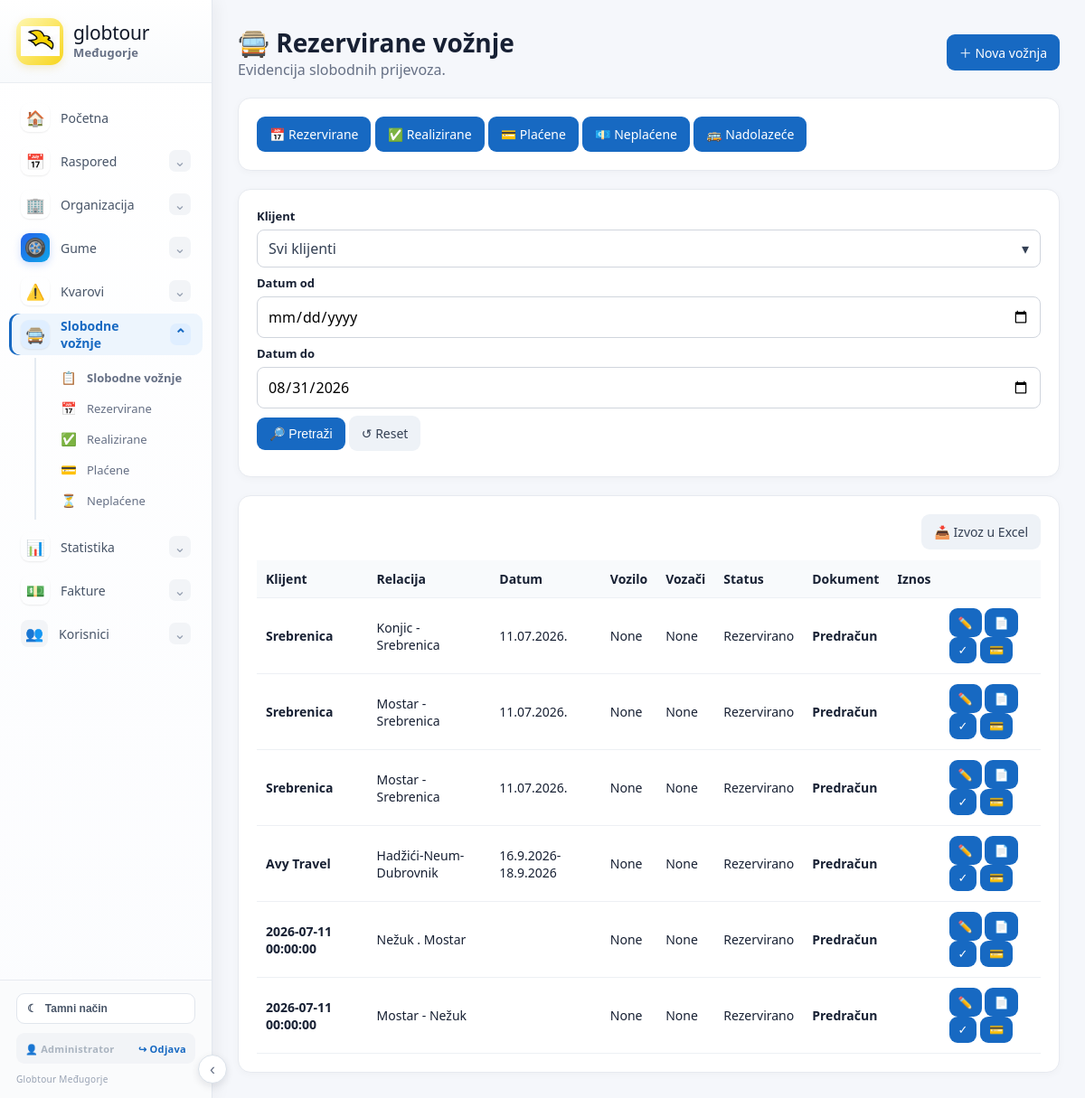
Page /slobodne-voznje (signed in) on the committed database.
### tables this page shows
CREATE TABLE users (
        id INTEGER PRIMARY KEY AUTOINCREMENT,
        username TEXT UNIQUE NOT NULL,
        password_hash TEXT NOT NULL,
        full_name TEXT,
        role TEXT NOT NULL DEFAULT 'user',
        permissions TEXT DEFAULT '',
        active INTEGER NOT NULL DEFAULT 1
    );

CREATE TABLE free_rides (id INTEGER PRIMARY KEY AUTOINCREMENT,kind TEXT NOT NULL DEFAULT 'reserved',client TEXT,relation TEXT,date_from TEXT,date_to TEXT,passengers TEXT,vehicle TEXT,driver1 TEXT,driver2 TEXT,status TEXT DEFAULT 'Rezervirano',payment_status TEXT,document_no TEXT,amount REAL DEFAULT 0,notes TEXT,created_at TEXT DEFAULT CURRENT_TIMESTAMP, issued_by TEXT, payment_method TEXT DEFAULT 'account', c_invoice_number TEXT, c_invoice_note TEXT, currency TEXT DEFAULT 'BAM', issue_date TEXT);

### app.py (the view, shortened to what this page needs)
@app.route("/slobodne-voznje")
@permission_required("free_rides_view")
def free_rides():
    kind=request.args.get("kind","reserved")
    upcoming=request.args.get("upcoming","") == "1"
    client=request.args.get("client","").strip()
    date_from=request.args.get("date_from","").strip()
    date_to=request.args.get("date_to","").strip() or date.today().isoformat()
    c=db()
    where=[]; params=[]
    if kind=="paid":
        where.append("payment_status='Plaćeno'")
    elif kind=="unpaid":
        where.append("COALESCE(payment_status,'') != 'Plaćeno'")
    else:
        where.append("kind=?"); params.append(kind)
    if date_from:
        where.append("COALESCE(date_from,'') >= ?"); params.append(date_from)
    if date_to:
        where.append("COALESCE(date_from,'') <= ?"); params.append(date_to)
    if upcoming:
        where.append("date(COALESCE(date_from,'')) >= date('now','localtime')")
        where.append("date(COALESCE(date_from,'')) <= date('now','localtime','+7 days')")
    sql="SELECT * FROM free_rides WHERE "+" AND ".join(where)+(" ORDER BY date_from ASC,id ASC" if upcoming else " ORDER BY date_from DESC,id DESC")
    rows=c.execute(sql,params).fetchall()
    clients=c.execute("SELECT DISTINCT TRIM(client) AS client FROM free_rides WHERE TRIM(COALESCE(client,'')) != '' ORDER BY client COLLATE NOCASE").fetchall()
    try:
        customer_rows=c.execute("SELECT name FROM customers WHERE TRIM(COALESCE(name,'')) != '' ORDER BY name COLLATE NOCASE").fetchall()
    except Exception:
        customer_rows=[]
    _client_names=[]
    for rr in list(customer_rows)+list(clients):
        try: name=(rr["name"] if "name" in rr.keys() else rr["client"]).strip()
        except Exception: name=""
        if name and name.casefold() not in [x.casefold() for x in _client_names]:
            _client_names.append(name)
    customer_rows=[{"name":x} for x in sorted(_client_names,key=lambda x:x.casefold())]
    rows=apply_free_ride_first_dates(c, rows)
    rows=enrich_free_ride_rows(c, rows)
    c.close()
    return render_template("free_rides.html",rows=rows,kind=kind,client_filter=client,date_from_filter=date_from,date_to_filter=date_to,clients=clients,customer_rows=customer_rows,upcoming=upcoming)

### app.py (called while the page is built)
@app.context_processor
def inject_today():
 return {'today':date.today().isoformat()}

@app.template_filter("datefmt")
def datefmt_filter(value):
    try:
        return date.fromisoformat(str(value)[:10]).strftime("%d.%m.%Y.")
    except Exception:
        return str(value or "")

def db():
 ensure_return_schema()
 c=sqlite3.connect(DB); c.row_factory=sqlite3.Row
 seed_known_line_durations(c)
 return c

def _stored_document_issuer(row):
    try:
        name=str(dict(row).get("issued_by") or "").strip()
        if name:
            return name
    except Exception:
        pass
    return _document_issuer_name()

def _document_issuer_name():
    try:
        u=auth_user()
        if u is not None:
            data=dict(u)
            name=str(data.get("full_name") or data.get("name") or data.get("username") or "").strip()
            if name:
                return name
    except Exception:
        pass
    return str(session.get("user_full_name") or session.get("username") or "").strip()

def _num(v):
    try:
        return float(str(v or 0).replace(",", "."))
    except Exception:
        return 0.0

@app.context_processor
def customer_select_options():
    try:
        c=db()
        rows=c.execute("SELECT id,name,id_number,vat_number,address,city,country,contact_person,phone,email,note FROM customers WHERE COALESCE(active,'Da')!='Ne' ORDER BY name COLLATE NOCASE").fetchall()
        c.close()
    except Exception:
        rows=[]
    return {"customer_rows":rows, "free_ride_customer_options":rows}

@app.context_processor
def inject_customer_lookup():
    def customer_by_name(name):
        return _customer_data(name)
    return {"customer_by_name":customer_by_name}

@app.context_processor
def inject_customers():
    try:
        c=db()
        rows=c.execute("SELECT name FROM customers WHERE COALESCE(active,'Da')!='Ne' ORDER BY name").fetchall()
        c.close()
    except Exception:
        rows=[]
    return {"customer_rows":rows}

@app.context_processor
def ctx(): return {"today":date.today().isoformat()}

def apply_free_ride_first_dates(conn, rows):
    out = []
    for row in rows:
        try:
            d = free_ride_first_date(conn, row["id"], row["date"] if "date" in row.keys() else None)
            if hasattr(row, "keys") and "date" in row.keys() and d:
                row = dict(row)
                row["date"] = d
        except Exception:
            pass
        out.append(row)
    return out

### templates/free_rides.html (shortened to what this page needs)
{% extends "base.html" %}{% block content %}
<div class="title"><div><h1>🚍 {% if upcoming %}Nadolazeće slobodne vožnje{% elif kind=='reserved' %}Rezervirane vožnje{% elif kind=='realized' %}Realizirane vožnje{% elif kind=='paid' %}Plaćene vožnje{% elif kind=='unpaid' %}Neplaćene vožnje{% else %}Slobodne vožnje{% endif %}</h1><div class="muted">Evidencija slobodnih prijevoza.</div></div><a class="btn" href="/slobodne-voznje/dodaj">＋ Nova vožnja</a></div>
<div class="panel"><div class="tabs">
<a class="btn {% if kind=='reserved' and not upcoming %}active{% endif %}" href="/slobodne-voznje?kind=reserved">📅 Rezervirane</a>
<a class="btn {% if kind=='realized' %}active{% endif %}" href="/slobodne-voznje?kind=realized">✅ Realizirane</a>
<a class="btn {% if kind=='paid' %}active{% endif %}" href="/slobodne-voznje?kind=paid">💳 Plaćene</a>
<a class="btn {% if kind=='unpaid' %}active{% endif %}" href="/slobodne-voznje?kind=unpaid">💶 Neplaćene</a>
<a class="btn {% if upcoming %}active{% endif %}" href="/slobodne-voznje?kind=reserved&amp;upcoming=1">🚌 Nadolazeće</a>
</div></div>
<div class="panel">
<form method="get" class="form-grid" style="align-items:end">
<div class="field"><label>Klijent</label>
</div>
<div class="field"><label>Datum od</label><input type="date" name="date_from" value="{{date_from_filter}}"></div>
<div class="field"><label>Datum do</label><input type="date" name="date_to" value="{{date_to_filter or today}}"></div>
<div class="field"><button class="btn" type="submit">🔎 Pretraži</button> <a class="btn secondary" href="/slobodne-voznje?kind={{kind}}">↺ Reset</a></div>
</form>
</div>
<div class="panel"><div style="display:flex;justify-content:flex-end;margin-bottom:12px"><a class="btn secondary" href="/slobodne-voznje/export?kind={{kind}}&client={{client_filter|urlencode}}&date_from={{date_from_filter}}&date_to={{date_to_filter}}">📥 Izvoz u Excel</a></div><table><tr><th>Klijent</th><th>Relacija</th><th>Datum</th><th>Vozilo</th><th>Vozači</th><th>Status</th><th>Dokument</th><th>Iznos</th><th></th></tr>{% for r in rows %}<tr><td><strong>{{r.client}}</strong></td><td>{{r.relation}}</td><td>{{r.date_from|datefmt}}{% if r.date_to and r.date_to!=r.date_from %} – {{r.date_to|datefmt}}{% endif %}</td><td>{{r.vehicle}}</td><td>{{r.driver1}}{% if r.driver2 %}<br>{{r.driver2}}{% endif %}</td><td>{{r.status or r.payment_status}}</td><td>
{% if (r.payment_method or '')|lower in ['cash','gotovina','gotovina / cash'] %}
<strong>C-Faktura</strong>{% if r.document_no %}<br><small>{{r.document_no}}</small>{% endif %}
{% else %}
<strong>Predračun</strong>{% if r.document_no %}<br><small>{{r.document_no}}</small>{% endif %}
{% endif %}
</td><td>{% if r.amount is not none and r.amount != '' and r.amount|float != 0 %}{{"%.2f"|format(r.amount|float)}} {{r.currency or 'BAM'}}{% endif %}</td><td>
<a class="btn small" href="/slobodne-voznje/uredi/{{r.id}}">✏️</a>
{% if r.payment_method in ['cash','gotovina','Gotovina'] %}<a class="btn small" title="Otvori C-fakturu" href="/c-fakture/{{r.id}}">💵</a>{% else %}<a class="btn small" title="Izradi predračun" href="/predracuni/novi/{{r.id}}">📄</a>{% endif %}
{% if kind=='reserved' %}<form method="post" action="/slobodne-voznje/realiziraj/{{r.id}}" style="display:inline"><button class="btn small" title="Prebaci u realizirane">✓</button></form>{% endif %}
{% if r.payment_status != 'Plaćeno' %}<form method="post" action="/slobodne-voznje/plati/{{r.id}}" style="display:inline"><button class="btn small" title="Označi kao plaćeno" onclick="return confirm('Potvrditi da je ova vožnja plaćena?')">💳</button></form>{% endif %}
</td></tr>{% else %}<tr><td colspan="10" style="text-align:center;padding:30px">Nema evidentiranih vožnji.</td></tr>{% endfor %}</table></div>{% endblock %}

### templates/base.html (shortened to what this page needs)
<!doctype html><html lang="hr"><head><meta charset="utf-8"><meta name="viewport" content="width=device-width,initial-scale=1"><title>Globtour Međugorje</title><link rel="stylesheet" href="{{url_for('static',filename='style.css')}}">
</head><body>
<aside class="sidebar">
  <div class="sidebar-brand">
    <a href="/" class="brand">
      <span class="brand-logo"><img src="{{url_for('static',filename='globtour-bird.png')}}" alt="Globtour"></span>
      <span class="brand-text"><span>globtour</span><strong>Međugorje</strong></span>
    </a>
  </div>
  <nav class="side-nav">
    <a class="side-link" href="/"><span class="side-icon main-nav-icon">🏠</span><span>Početna</span></a>
    <details class="side-group">
      <summary><span class="side-icon main-nav-icon">📅</span><span>Raspored</span><span class="chevron">⌄</span></summary>
    </details>
    <details class="side-group">
      <summary><span class="side-icon main-nav-icon">🏢</span><span>Organizacija</span><span class="chevron">⌄</span></summary>
    </details>
    <details class="side-group">
      <summary><span class="side-icon main-nav-icon tire-modern-icon">🛞</span><span>Gume</span><span class="chevron">⌄</span></summary>
    </details>
    {% if has_permission(current_user,"breakdowns_view") %}
<details class="side-group" {% if request.path.startswith('/kvarovi') %}open{% endif %}>
  <summary>
    <span class="side-icon main-nav-icon">⚠️</span>
    <span>Kvarovi</span>
    <span class="chevron">⌄</span>
  </summary>
</details>
{% endif %}
    <details class="side-group" {% if request.path.startswith('/slobodne-voznje') %}open{% endif %}>
      <summary><span class="side-icon main-nav-icon">🚍</span><span>Slobodne vožnje</span><span class="chevron">⌄</span></summary>
      <div class="side-sub">
        <a href="/slobodne-voznje"><span class="sub-icon">📋</span>Slobodne vožnje</a>
        <a href="/slobodne-voznje?kind=reserved"><span class="sub-icon">📅</span>Rezervirane</a>
        <a href="/slobodne-voznje?kind=realized"><span class="sub-icon">✅</span>Realizirane</a>
        <a href="/slobodne-voznje?kind=paid"><span class="sub-icon">💳</span>Plaćene</a>
        <a href="/slobodne-voznje?kind=unpaid"><span class="sub-icon">⏳</span>Neplaćene</a>
      </div>
    </details>
    <details class="side-group" {% if request.path.startswith('/statistika') %}open{% endif %}>
      <summary><span class="side-icon main-nav-icon">📊</span><span>Statistika</span><span class="chevron">⌄</span></summary>
    </details>
    <details class="side-group" {% if request.path.startswith('/predracuni') or request.path.startswith('/c-fakture') %}open{% endif %}>
      <summary><span class="side-icon main-nav-icon">💵</span><span>Fakture</span><span class="chevron">⌄</span></summary>
    </details>
    <details class="side-group">
      <summary><span class="side-icon">👥</span><span>Korisnici</span><span class="chevron">⌄</span></summary>
    </details>
  </nav>
  <div class="sidebar-bottom">
    <button class="theme-toggle" type="button" onclick="toggleTheme()" aria-label="Promijeni temu">
      <span id="theme-icon">☾</span><span id="theme-label">Tamni način</span>
    </button>
    <div class="account-box">
      <span class="account-name">👤 {% if current_user %}{{current_user["full_name"] or current_user["username"]}}{% else %}Korisnik{% endif %}</span>
      <a class="logout-link" href="/logout">↪ Odjava</a>
    </div>
    <span class="sidebar-copy">Globtour Međugorje</span>
  </div>
</aside>
<button class="sidebar-toggle" type="button" onclick="toggleSidebar()" aria-label="Sakrij izbornik">‹</button>
<main class="wrap">{% with messages=get_flashed_messages(with_categories=true) %}{% for cat,msg in messages %}<div class="alert alert-{{cat}}">{{msg}}</div>{% endfor %}{% endwith %}{% block content %}{% endblock %}</main>
</body></html>

### rows in the picture
users: full_name "Administrator"
free_rides: client "Srebrenica", relation "Konjic - Srebrenica", date_from "11.07.2026.", status "Rezervirano"
free_rides: client "Srebrenica", relation "Mostar - Srebrenica", date_from "11.07.2026.", status "Rezervirano"
free_rides: client "Srebrenica", relation "Mostar - Srebrenica", date_from "11.07.2026.", status "Rezervirano"
free_rides: client "Avy Travel", relation "Hadžići-Neum-Dubrovnik", date_from "16.9.2026-18.9.2026", status "Rezervirano"
free_rides: client "2026-07-11 00:00:00", relation "Nežuk . Mostar", status "Rezervirano"
free_rides: client "2026-07-11 00:00:00", relation "Mostar - Nežuk", status "Rezervirano"

### other values in the picture
{{ r.vehicle }} "None" "None" "None" "None" "None" "None"
{{ r.driver1 }} "None" "None" "None" "None" "None" "None"
